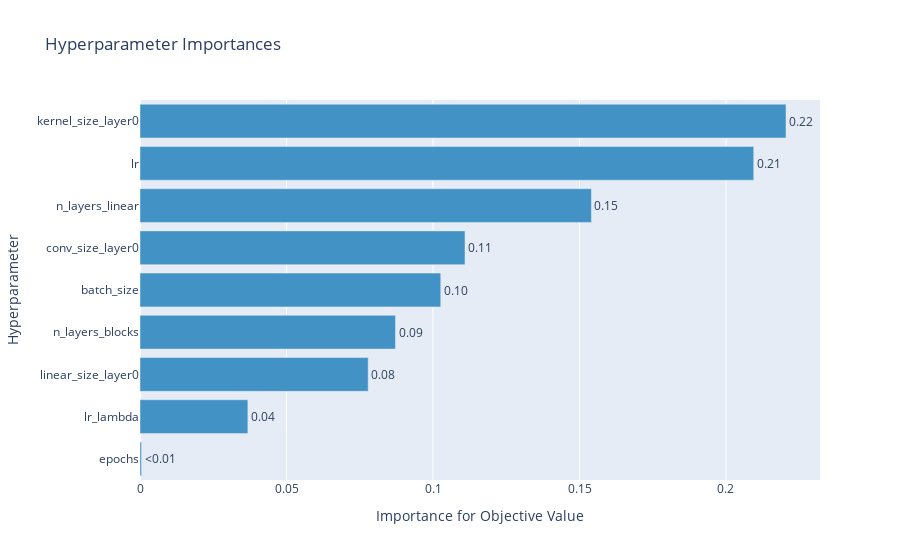

The code cell stored with this chart in its notebook:
### Code cell
fig = optuna.visualization.plot_param_importances(study)
fig.show()

### Figure 1 — Plotly figure (JSON) as saved in the notebook; plotly's stock layout.template omitted (floating-point values rounded to 4 significant figures)
{"data": [{"cliponaxis": false, "hovertemplate": ["epochs (IntDistribution): 0.0005184698239940692<extra></extra>", "lr_lambda (FloatDistribution): 0.03681242156667801<extra></extra>", "linear_size_layer0 (IntDistribution): 0.07788493652832437<extra></extra>", "n_layers_blocks (IntDistribution): 0.08720108067751317<extra></extra>", "batch_size (IntDistribution): 0.10264763840436104<extra></extra>", "conv_size_layer0 (IntDistribution): 0.11092360949151286<extra></extra>", "n_layers_linear (IntDistribution): 0.15406213705434535<extra></extra>", "lr (FloatDistribution): 0.20946944053508773<extra></extra>", "kernel_size_layer0 (IntDistribution): 0.22048026591818345<extra></extra>"], "marker": {"color": "rgb(66,146,198)"}, "orientation": "h", "text": ["<0.01", "0.04", "0.08", "0.09", "0.10", "0.11", "0.15", "0.21", "0.22"], "textposition": "outside", "type": "bar", "x": [0.0005185, 0.03681, 0.07788, 0.0872, 0.1026, 0.1109, 0.1541, 0.2095, 0.2205], "y": ["epochs", "lr_lambda", "linear_size_layer0", "n_layers_blocks", "batch_size", "conv_size_layer0", "n_layers_linear", "lr", "kernel_size_layer0"]}], "layout": {"showlegend": false, "title": {"text": "Hyperparameter Importances"}, "xaxis": {"title": {"text": "Importance for Objective Value"}}, "yaxis": {"title": {"text": "Hyperparameter"}}}}
